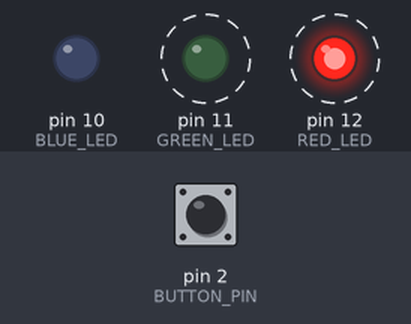
The sketch below on a simulated Arduino Uno, built with avr-gcc and run on an emulated ATmega328P. Parts: output pins drawn as LEDs (lit = HIGH). Dashed ring = blinking. The inputs (shaded band) are chosen by the test bench; at power-on: pin 2 (BUTTON_PIN) LOW.

Above: at 1.2 s.
1.3 s: pin 2 (BUTTON_PIN) pulled HIGH for 0.15 s
At 1.37 s:
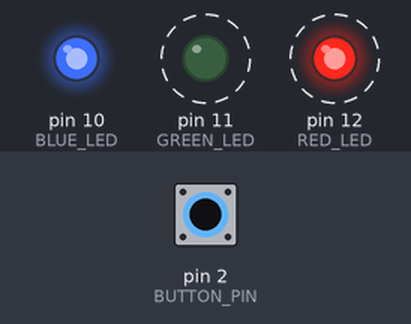
4.3 s: pin 2 (BUTTON_PIN) pulled HIGH for 1 s
At 5.9 s:
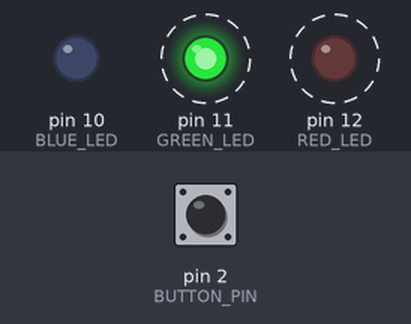
7.3 s: pin 2 (BUTTON_PIN) pulled HIGH for 3.2 s
At 7.9 s:
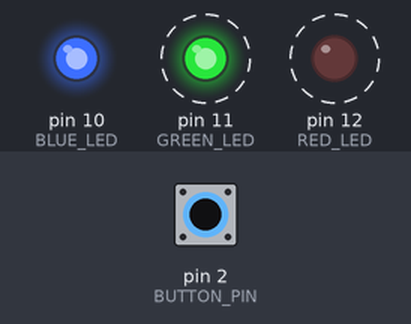
Timing chart, 0 to 18.0 s (numbered marks = the images above; inputs shaded):
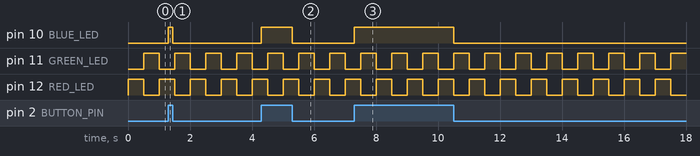

Measured:
- after the input at 1.3 s, pin 10 (BLUE_LED): LOW → HIGH at once, → LOW 0.15 s later
- after the input at 4.3 s, pin 10 (BLUE_LED): LOW → HIGH at once, → LOW 1.0 s later
- after the input at 7.3 s, pin 10 (BLUE_LED): LOW → HIGH at once, → LOW 3.2 s later
- by itself, pin 11 (GREEN_LED), pin 12 (RED_LED): alternates HIGH for 0.50 s and LOW for 0.50 s

The sketch:

ButtonLED3.ino
```cpp
#define RED_LED 12
#define GREEN_LED 11
#define BLUE_LED 10
#define BUTTON_PIN 2

int choose_led = 0;
volatile int state = LOW;

void setup() {
  pinMode(RED_LED, OUTPUT);
  pinMode(GREEN_LED, OUTPUT);
  pinMode(BLUE_LED, OUTPUT);
  pinMode(BUTTON_PIN, INPUT);

  digitalWrite(RED_LED, LOW);
  digitalWrite(GREEN_LED, LOW);
  digitalWrite(BLUE_LED, LOW);

  attachInterrupt(0, blink, CHANGE);
}

void loop() {
  if (choose_led == 0) {
    digitalWrite(RED_LED, HIGH);
    digitalWrite(GREEN_LED, LOW);
  } else {
    digitalWrite(RED_LED, LOW);
    digitalWrite(GREEN_LED, HIGH);
  }

  choose_led = (choose_led + 1) % 2;
  delay(500);
}

void blink()
{
  state = !state;
  digitalWrite(BLUE_LED, state);
}
```
